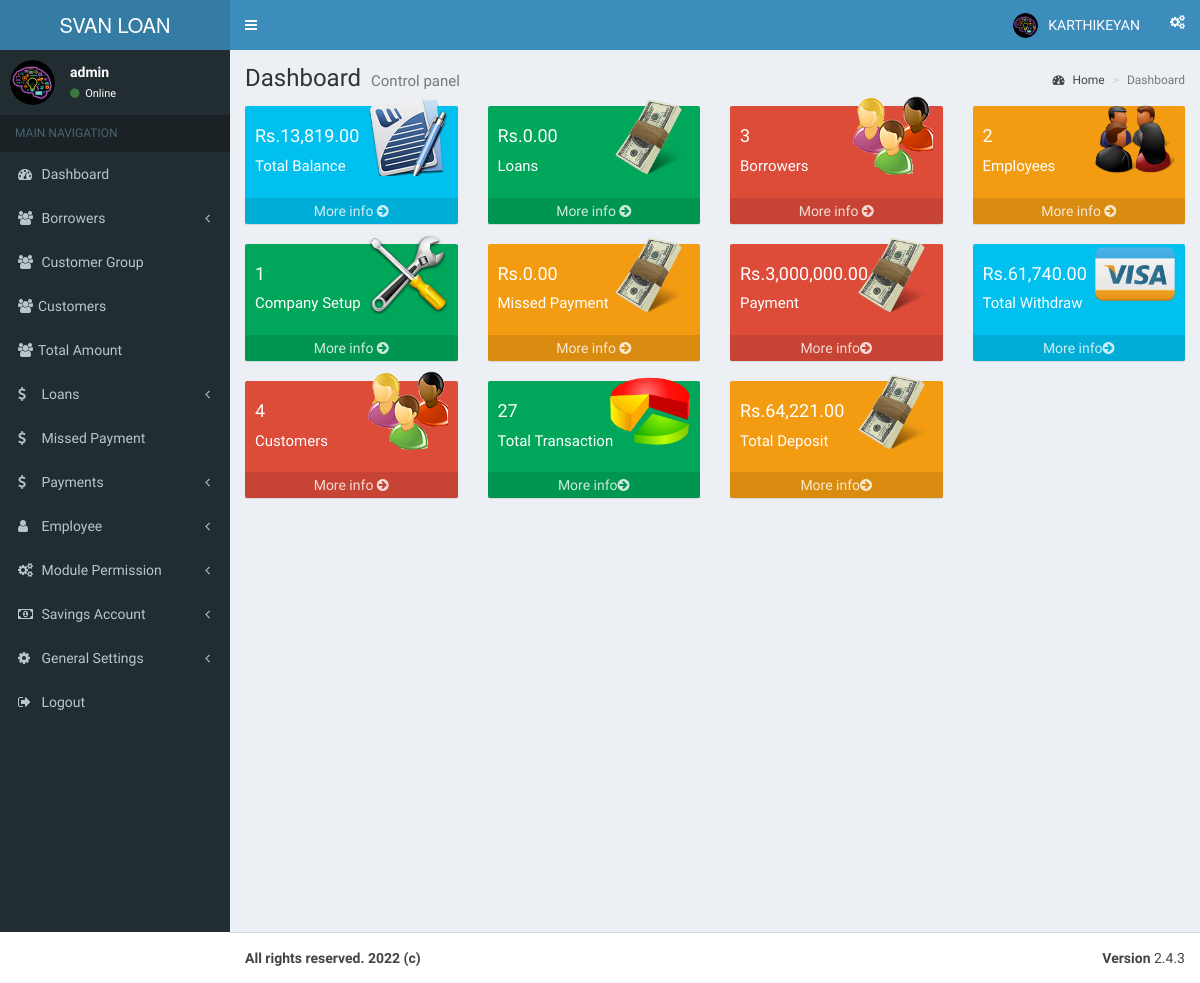
The page /application/dashboard.php?tid=Loan=21319580 (signed in) on the database its author committed.
### tables this page shows
CREATE TABLE `systemset` (
  `sysid` int(11) NOT NULL,
  `title` varchar(200) NOT NULL,
  `name` varchar(200) NOT NULL,
  `footer` text NOT NULL,
  `abb` varchar(200) NOT NULL,
  `fax` text NOT NULL,
  `currency` text NOT NULL,
  `website` text NOT NULL,
  `mobile` text NOT NULL,
  `image` varchar(200) NOT NULL,
  `address` text NOT NULL,
  `email` text NOT NULL,
  `map` text NOT NULL,
  `stamp` varchar(350) NOT NULL,
  `timezone` text NOT NULL,
  `sms_charges` varchar(200) NOT NULL
);

CREATE TABLE `user` (
  `userid` int(11) NOT NULL,
  `name` varchar(200) NOT NULL,
  `email` varchar(200) NOT NULL,
  `phone` varchar(200) NOT NULL,
  `addr1` text NOT NULL,
  `addr2` text NOT NULL,
  `city` varchar(200) NOT NULL,
  `state` varchar(200) NOT NULL,
  `zip` varchar(200) NOT NULL,
  `country` varchar(200) NOT NULL,
  `comment` varchar(200) NOT NULL,
  `username` varchar(200) NOT NULL,
  `password` varchar(200) NOT NULL,
  `id` varchar(200) NOT NULL,
  `image` text NOT NULL,
  `role` varchar(200) NOT NULL
);

### application/include/top_bar.php (the view, shortened to what the rows shown need)
<header class="main-header">
  <a href="application/index.php" class="logo">
     <span class="logo-lg"><?php echo $row ['name'];?></span>
   </a>
   <nav class="navbar navbar-static-top">
     <div class="navbar-custom-menu">
         <li class="dropdown user user-menu">
           <a href="#" class="dropdown-toggle" data-toggle="dropdown">
		<?php
		$id = $_SESSION['tid'];
		$call = mysqli_query($link, "SELECT * FROM user WHERE id = '$id'");
		if(mysqli_num_rows($call) == 0)
		{
		echo "<script>alert('Data Not Found!'); </script>";
		}
		else
		{
		while($row = mysqli_fetch_assoc($call))
		{
		?>
             <img src="../<?php echo $row['image'];?>" class="user-image" alt="User Image">
         <span class="hidden-xs"><?php echo $row ['name'] ;?></span>
           </a>
				<?php }}?>
         </li>
     </div>
   </nav>
 </header>

### application/include/side_bar.php (shortened to what the rows shown need)
<aside class="main-sidebar">
    <section class="sidebar">
      <div class="user-panel">
        <div class="pull-left image">
		<?php
			$id = $_SESSION['tid'];
			$call = mysqli_query($link, "SELECT * FROM user WHERE id = '$id'");
			if(mysqli_num_rows($call) == 0)
			{
			echo "<script>alert('Data Not Found!'); </script>";
			}
			else
			{
			while($row = mysqli_fetch_assoc($call))
			{
			?>
          <img src="../<?php echo $row['image'];?>" class="img-circle" alt="User Image">
        </div>
        <div class="pull-left info">
          <p><?php echo $row ['username'] ;?></p>
          <a href="#"><i class="fa fa-circle text-success"></i> Online</a>
		  <?php }}?>
        </div>
      </div>
    </section>
  </aside>

### application/include/dashboard_chart.php (shortened to what the rows shown need)
<div class="row">
<?php
$check = mysqli_query($link, "SELECT * FROM emp_permission WHERE tid = '".$_SESSION['tid']."' AND module_name = 'Employee Wallet'") or die ("Error" . mysqli_error($link));
$get_check = mysqli_fetch_array($check);
$pcreate = $get_check['pcreate'];
$pread = $get_check['pread'];
if($pcreate == '1' || $pread == '1')
{
?>
        <div class="col-lg-3 col-xs-6">
          <div class="small-box bg-aqua">
            <div class="inner">
			<h4>
<?php
 $Totalamt=0;
$select = mysqli_query($link, "SELECT Total FROM twallet") or die (mysqli_error($link));
if(mysqli_num_rows($select)==0)
{
echo "0.00";
}
else{
while($row = mysqli_fetch_array($select))
{
$select1 = mysqli_query($link, "SELECT * FROM systemset") or die (mysqli_error($link));
while($row1 = mysqli_fetch_array($select1))
{
  $currency = $row1['currency'];
  $Totalamt = $Totalamt + intval($row['Total']);
}
}
echo $currency.number_format($Totalamt,2,".",",")."</b>";
}
?>			</h4>
              <p>Total Balance</p>
            </div>
          </div>
        </div>
<?php
}
else{
	echo '';
}
?>
<?php
$check = mysqli_query($link, "SELECT * FROM emp_permission WHERE tid = '".$_SESSION['tid']."' AND module_name = 'Loan Details'") or die ("Error" . mysqli_error($link));
$get_check = mysqli_fetch_array($check);
$pcreate = $get_check['pcreate'];
$pread = $get_check['pread'];
if($pcreate == '1' || $pread == '1')
{
?>
        <div class="col-lg-3 col-xs-6">
          <div class="small-box bg-green">
            <div class="inner">
<h4>
<?php
$select = mysqli_query($link, "SELECT SUM(amount) FROM loan_info") or die (mysqli_error($link));
while($row = mysqli_fetch_array($select))
{
$select1 = mysqli_query($link, "SELECT * FROM systemset") or die (mysqli_error($link));
while($row1 = mysqli_fetch_array($select1))
{
$currency = $row1['currency'];
echo $currency.number_format($row['SUM(amount)'],2,".",",")."</b>";
}
}
?>
</h4>
			<p>Loans</p>
            </div>
             <?php echo ($pread == 1) ? '<a href="listloans.php?tid='.$_SESSION['tid'].'&&mid='.base64_encode("405").'" class="small-box-footer">More info <i class="fa fa-arrow-circle-right"></i></a> </div>' : '<a href="#" class="small-box-footer">-------</a>'; ?>
        </div>
<?php
}
else{
	echo '';
}
?>
<?php
$check = mysqli_query($link, "SELECT * FROM emp_permission WHERE tid = '".$_SESSION['tid']."' AND module_name = 'Missed Payment'") or die ("Error" . mysqli_error($link));
$get_check = mysqli_fetch_array($check);
$pcreate = $get_check['pcreate'];
$pread = $get_check['pread'];
if($pcreate == '1' || $pread == '1')
{
?>
		   <div class="col-lg-3 col-xs-6">
          <div class="small-box bg-yellow">
            <div class="inner">
			<h4>
<?php
$select = mysqli_query($link, "SELECT SUM(amount) FROM loan_info") or die (mysqli_error($link));
while($row = mysqli_fetch_array($select))
{
$select1 = mysqli_query($link, "SELECT * FROM systemset") or die (mysqli_error($link));
while($row1 = mysqli_fetch_array($select1))
{
$currency = $row1['currency'];
echo $currency.number_format($row['SUM(amount)'],2,".",",")."</b>";
}
}
?>
			</h4>
              <p>Missed Payment</p>
            </div>
          </div>
        </div>
<?php
}
else{
	echo '';
}
?>
<?php
$check = mysqli_query($link, "SELECT * FROM emp_permission WHERE tid = '".$_SESSION['tid']."' AND module_name = 'Payment'") or die ("Error" . mysqli_error($link));
$get_check = mysqli_fetch_array($check);
$pcreate = $get_check['pcreate'];
$pread = $get_check['pread'];
if($pcreate == '1' || $pread == '1')
{
?>
        <div class="col-lg-3 col-xs-6">
          <div class="small-box bg-red">
            <div class="inner">
			<h4>
<?php
$select = mysqli_query($link, "SELECT SUM(amount_to_pay) FROM payments") or die (mysqli_error($link));
while($row = mysqli_fetch_array($select))
{
$select1 = mysqli_query($link, "SELECT * FROM systemset") or die (mysqli_error($link));
while($row1 = mysqli_fetch_array($select1))
{
$currency = $row1['currency'];
echo $currency.number_format($row['SUM(amount_to_pay)'],2,".",",")."</b>";
}
}
?>
			</h4>
              <p>Payment </p>
            </div>
          </div>
        </div>
<?php
}
else{
	echo '';
}
?>
<?php
$check = mysqli_query($link, "SELECT * FROM emp_permission WHERE tid = '".$_SESSION['tid']."' AND module_name = 'Savings Account'") or die ("Error" . mysqli_error($link));
$get_check = mysqli_fetch_array($check);
$pcreate = $get_check['pcreate'];
$pread = $get_check['pread'];
if($pcreate == '1' || $pread == '1')
{
?>
		<div class="col-lg-3 col-xs-6">
          <div class="small-box bg-aqua">
            <div class="inner">
			<h4>
<?php
$select = mysqli_query($link, "SELECT SUM(amount) FROM transaction WHERE t_type = 'Withdraw'") or die (mysqli_error($link));
while($row = mysqli_fetch_array($select))
{
$select1 = mysqli_query($link, "SELECT * FROM systemset") or die (mysqli_error($link));
while($row1 = mysqli_fetch_array($select1))
{
$currency = $row1['currency'];
echo $currency.number_format($row['SUM(amount)'],2,".",",")."</b>";
}
}
?>
			</h4>
              <p>Total Withdraw </p>
            </div>
          </div>
        </div>
		<div class="col-lg-3 col-xs-6">
          <div class="small-box bg-yellow">
            <div class="inner">
			<h4>
<?php
$select = mysqli_query($link, "SELECT SUM(amount) FROM transaction WHERE t_type = 'Deposit'") or die (mysqli_error($link));
while($row = mysqli_fetch_array($select))
{
$select1 = mysqli_query($link, "SELECT * FROM systemset") or die (mysqli_error($link));
while($row1 = mysqli_fetch_array($select1))
{
$currency = $row1['currency'];
echo $currency.number_format($row['SUM(amount)'],2,".",",")."</b>";
}
}
?>
			</h4>
              <p>Total Deposit </p>
            </div>
          </div>
        </div>
<?php
}
else{
	echo '';
}
?>
</div>
</div>

### application/include/footer.php (shortened to what the rows shown need)
  <footer class="main-footer">
    <div class="pull-right hidden-xs">
      <b>Version</b> 2.4.3
    </div>
	<?php $sql = "SELECT footer FROM systemset";
		$result = mysqli_query($link,$sql);
  		if(!$result)
  		{
		echo '
		<div class="alert alert-error">
		<button type="button" class="close" data-dismiss="alert">×</button>
		<strong>Warning!</strong> Unable to select! check database con.
		</div>';
		}
		else
		{
while ($row=mysqli_fetch_array($result))
		{
?>
    <strong> <?php echo $row ['footer'];?>   </strong>
	<?php }}?>
  </footer>
</body>
</html>

### rows shown on the page
systemset: name "SVAN LOAN…", currency "Rs.", SUM "0.00", SUM "3,000,000.00", SUM "61,740.00", SUM "64,221.00", footer "All rights reserved. 2022 (c)"
user: image (picture), name "KARTHIKEYAN", username "admin"

### other values the page prints
$Totalamt "13,819.00"
$num "3"
$num "2"
$num "1"
$num "4"
$nume "27"
